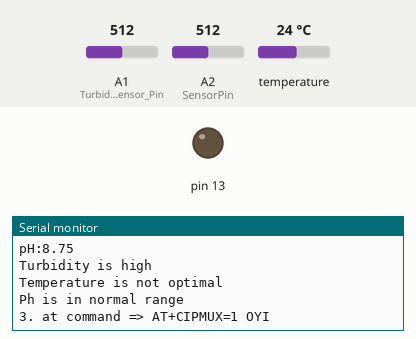
Simulated run of this sketch. Board: Arduino Uno, built with avr-gcc and run on an emulated ATmega328P. Parts: output pins drawn as LEDs (lit = HIGH), the last lines printed to the serial monitor. The inputs (shaded band) are chosen by the test bench; at power-on: temperature 24 °C, A2 (SensorPin) = 512, A1 (Turbidity_Sensor_Pin) = 512. The modem accepts every AT command (registered, SIM ready, sends succeed) and sends nothing else.

Above: at 1.2 s.
1.3 s: temperature set to 28 °C
At 2.3 s:
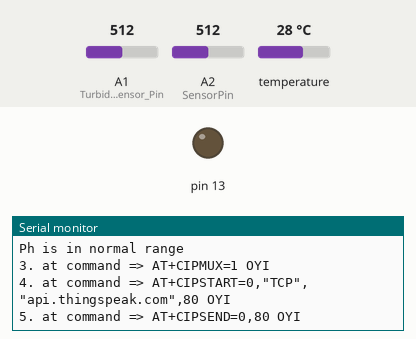
5.3 s: A2 (SensorPin) set to 716
At 6.2 s:
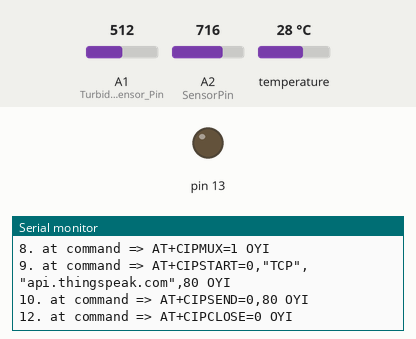
10.7 s: A1 (Turbidity_Sensor_Pin) set to 900
At 12.6 s:
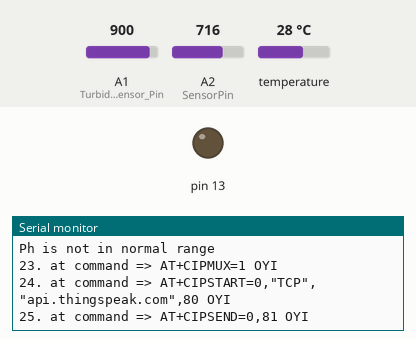

Measured:
- after the input at 10.7 s, the serial monitor: prints a new line after 1.1 s (image 3)

The sketch:

Capstone_code.ino
```cpp
#include <SoftwareSerial.h>

#include <OneWire.h>
#include <DallasTemperature.h>

#define RX 2
#define TX 3

#define ONE_WIRE_BUS 4

int Turbidity_Sensor_Pin = A1;
float Turbidity_Sensor_Voltage;
float phValue;
float temperature;
int samples = 600;
float ntu;

#define SensorPin A2
unsigned long int avgValue;  //Store the average value of the sensor feedback
float b;
int buf[10],temp;

OneWire oneWire(ONE_WIRE_BUS);
DallasTemperature sensors(&oneWire);

String AP = "Polepalii";       // AP NAME
String PASS = "pvnr@2900"; // AP PASSWORD
String API = "X0SX3NXKXSYERAOD";   // Write API KEY
String HOST = "api.thingspeak.com";
String PORT = "80";
int countTrueCommand;
int countTimeCommand;
boolean found = false;

#define green_temp 12
#define red_temp 11
#define green_turb 10
#define red_turb 9
#define green_ph 8
#define red_ph 7

SoftwareSerial esp8266(RX,TX);

void setup() {
  Serial.begin(9600);
  esp8266.begin(115200);
  sendCommand("AT",5,"OK");
  sendCommand("AT+CWMODE=1",5,"OK");
  sendCommand("AT+CWJAP=\""+ AP +"\",\""+ PASS +"\"",20,"OK");
  sensors.begin();
  pinMode(Turbidity_Sensor_Pin, INPUT);
  pinMode(13,OUTPUT);
}

void loop() {

  digitalWrite(green_temp,LOW);
  digitalWrite(red_temp,LOW);
  digitalWrite(green_turb,LOW);
  digitalWrite(red_turb,LOW);
  digitalWrite(green_ph,LOW);
  digitalWrite(red_ph,LOW);

  phValue= getPhValue();
  temperature= getTemperatureValue();
  ntu= getNtuValue();

  // Printing Temperature Value
  Serial.print("Temperature: ");         // To print Temperature
  Serial.print(temperature);    // Getting the Temperature
  Serial.println("Celsius");

  // Printing Turbidity Value
  Serial.print("voltage: ");
  Serial.println(Turbidity_Sensor_Voltage);
  Serial.print("NTU: ");
  Serial.println(ntu);

  // Printing pH Value
  Serial.print("pH:");
  Serial.print(phValue,2);
  Serial.println(" ");

  if (ntu<500){
    digitalWrite(green_turb,HIGH);
    Serial.println("Turbidity is normal");
  }
  else{
    digitalWrite(red_turb,HIGH);
    Serial.println("Turbidity is high");
  }

  if(temperature>25 && temperature<32){
    digitalWrite(green_temp,HIGH);
    Serial.println("Temperature is optimal");
    }
  else{
    digitalWrite(red_temp,HIGH);
    Serial.println("Temperature is not optimal");
  }

  if(phValue>6.5 && phValue<9.0){
    digitalWrite(green_ph,HIGH);
    Serial.println("Ph is in normal range");
  }
  else{
    digitalWrite(red_ph,HIGH);
    Serial.println("Ph is not in normal range");
  }

 String getData = "GET /update?api_key="+ API +"&field1="+String(phValue)+"&field2="+String(temperature)+"&field3="+String(ntu);
 sendCommand("AT+CIPMUX=1",5,"OK");
 sendCommand("AT+CIPSTART=0,\"TCP\",\""+ HOST +"\","+ PORT,15,"OK");
 sendCommand("AT+CIPSEND=0," +String(getData.length()+4),4,">");
 esp8266.println(getData);
 delay(1500);
 countTrueCommand++;
 sendCommand("AT+CIPCLOSE=0",5,"OK");
}


float getTemperatureValue(){

  // Code for Temperature Sensor
  sensors.requestTemperatures();  // To request Global Temperature
  temperature = sensors.getTempCByIndex(0);
  return float(temperature);

}

float getPhValue(){

  // Code for pH sensor
  for(int i=0;i<10;i++)       //Get 10 sample value from the sensor for smooth the value
  {
    buf[i]=analogRead(SensorPin);
    delay(10);
  }
  for(int i=0;i<9;i++)        //sort the analog from small to large
  {
    for(int j=i+1;j<10;j++)
    {
      if(buf[i]>buf[j])
      {
        temp=buf[i];
        buf[i]=buf[j];
        buf[j]=temp;
      }
    }
  }
  avgValue=0;
  for(int i=2;i<8;i++)                      //take the average value of 6 center sample
    avgValue+=buf[i];
  float phValue=(float)avgValue*5.0/1024/6; //convert the analog into millivolt
  phValue=3.5*phValue;
  return float(phValue);
}

float getNtuValue(){

  // Code for Turbidity Sensor
  Turbidity_Sensor_Voltage = 0;
    for(int i=0; i<samples; i++)
    {
      Turbidity_Sensor_Voltage += ((float)analogRead(Turbidity_Sensor_Pin)/1023)*5;
    }

    Turbidity_Sensor_Voltage = Turbidity_Sensor_Voltage/samples;
    Turbidity_Sensor_Voltage = round_to_dp(Turbidity_Sensor_Voltage,2);

    if(Turbidity_Sensor_Voltage < 2.5){
      ntu = 3000;
    }else{
      ntu = -1120.4*square(Turbidity_Sensor_Voltage)+ 5742.3*Turbidity_Sensor_Voltage - 4352.9;
    }
    return float(ntu);
}

float round_to_dp( float in_value, int decimal_place )
{
  float multiplier = powf( 10.0f, decimal_place );
  in_value = roundf( in_value * multiplier ) / multiplier;
  return in_value;
}

void sendCommand(String command, int maxTime, char readReplay[]) {
  Serial.print(countTrueCommand);
  Serial.print(". at command => ");
  Serial.print(command);
  Serial.print(" ");
  while(countTimeCommand < (maxTime*1))
  {
    esp8266.println(command);//at+cipsend
    if(esp8266.find(readReplay))//ok
    {
      found = true;
      break;
    }

    countTimeCommand++;
  }

  if(found == true)
  {
    Serial.println("OYI");
    countTrueCommand++;
    countTimeCommand = 0;
  }

  if(found == false)
  {
    Serial.println("Fail");
    countTrueCommand = 0;
    countTimeCommand = 0;
  }

  found = false;

 }
```
